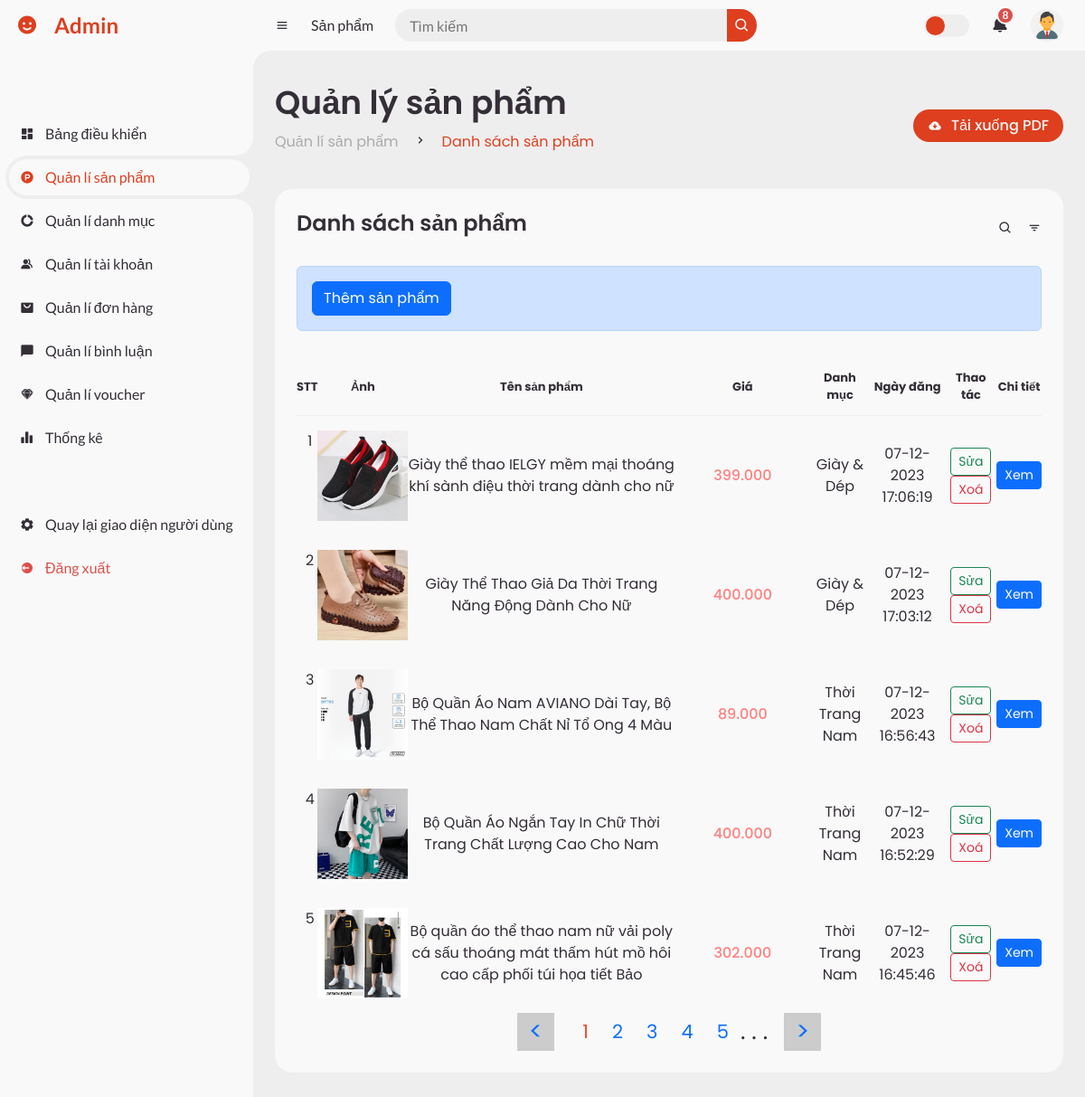
The page /admin/index.php?action=listProduct (signed in) on the database its author committed.
### tables this page shows
CREATE TABLE `users` (
  `user_id` int(11) NOT NULL,
  `first_name` varchar(100) NOT NULL,
  `last_name` varchar(100) NOT NULL,
  `email` varchar(100) NOT NULL,
  `user_image` varchar(255) DEFAULT NULL,
  `password` varchar(100) NOT NULL,
  `phone` varchar(100) DEFAULT NULL,
  `date` date NOT NULL,
  `address` varchar(255) DEFAULT NULL,
  `gender` varchar(10) NOT NULL,
  `role` int(11) NOT NULL DEFAULT 0
);

CREATE TABLE `products` (
  `product_id` int(11) NOT NULL,
  `product_name` varchar(100) NOT NULL,
  `price` double(10,2) NOT NULL,
  `sale` double(10,2) DEFAULT NULL,
  `images` text DEFAULT NULL,
  `search_count` int(11) NOT NULL DEFAULT 0,
  `product_gender` varchar(20) DEFAULT NULL,
  `description` text NOT NULL,
  `create_at` timestamp NOT NULL DEFAULT current_timestamp(),
  `category_id` int(11) NOT NULL
);

CREATE TABLE `categories` (
  `category_id` int(11) NOT NULL,
  `category_name` varchar(100) NOT NULL,
  `image_cate` varchar(255) DEFAULT NULL,
  `status_category` varchar(20) NOT NULL DEFAULT 'show'
);

### models/PDO_admin.php (called while the page is built, shortened)
<?php
$conn = null;
try {
    $conn = new PDO('mysql:host=localhost;dbname=vanh-store', 'root', '', [
        PDO::ATTR_ERRMODE => PDO::ERRMODE_EXCEPTION,
        PDO::ATTR_DEFAULT_FETCH_MODE => PDO::FETCH_ASSOC
    ]);
} catch (PDOException $e) {
    echo 'Kết nối thất bại ' . $e->getMessage() . '<br>';
}
function getDataBy($table, $data)
{
    if($data==[]){
        $data=1;
    }else{
        foreach ($data as $key => $value) {
            $data[$key] = $key . "='" . $value . "'";
        }
    }
    $data = implode(" AND ", $data);
    $sql = "SELECT * FROM ${table} WHERE ${data}";
    return query($sql)->fetch();
}
function query($sql)
{
    global $conn;
    $stmt = $conn->prepare($sql);
    $stmt->execute();
    return $stmt;
}

### models/pdo.php (called while the page is built, shortened)
<?php
function pdo_get_connection(){
    $servername = "localhost";
    $username = "root";
    $password = "";
    try {
        $conn = new PDO("mysql:host=$servername;dbname=vanh-store", $username, $password);
        $conn->setAttribute(PDO::ATTR_ERRMODE, PDO::ERRMODE_EXCEPTION);
        return $conn;
    } catch(PDOException $e) {
        echo "Connection failed: " . $e->getMessage();
    }
}
function pdo_query($sql){
    $sql_args=array_slice(func_get_args(),1);
    try{
        $conn=pdo_get_connection();
        $stmt=$conn->prepare($sql);
        $stmt->execute($sql_args);
        $rows=$stmt->fetchAll();
        return $rows;
    }
    catch(PDOException $e){
        throw $e;
    }
    finally{
        unset($conn);
    }
}
?>

### models/adminModel/productModel.php (called while the page is built, shortened)
<?php
    function page_product() {
        $sql = "SELECT * FROM products WHERE 1 ORDER BY product_id DESC";
        $result = pdo_query($sql);
        return $result;
    }
    function listProduct($begin) {
        $sql = "SELECT
                    products.product_id,
                    products.product_name,
                    products.price,
                    products.sale,
                    products.images,
                    products.product_gender,
                    products.create_at,
                    products.category_id,
                    categories.category_id,
                    categories.category_name
                FROM
                    products
                INNER JOIN
                    categories ON products.category_id = categories.category_id WHERE 1 ORDER BY products.product_id DESC LIMIT $begin,5;
                ";
        $result = pdo_query($sql);
        return $result;
    }
?>

### admin/product/listProduct.php (the view, shortened to what this page needs)
<section id="content">
    <nav>
        <i class='bx bx-menu'></i>
        <a href="#" class="nav-link">Sản phẩm</a>
        <form action="#">
            <div class="form-input">
                <input type="search" placeholder="Tìm kiếm">
                <button type="submit" class="search-btn"><i class='bx bx-search'></i></button>
            </div>
        </form>
        <label for="switch-mode" class="switch-mode"></label>
        <a href="#" class="notification">
            <i class='bx bxs-bell'></i>
            <span class="num">8</span>
        </a>
        <a href="#" class="profile">
            <img src="../public/upload/image/user/<?= $user['user_image'] ?>">
        </a>
    </nav>
    <main>
        <div class="head-title">
            <div class="left">
                <h1>Quản lý sản phẩm</h1>
                <ul class="breadcrumb">
                    <li>
                        <a href="#">Quản lí sản phẩm</a>
                    </li>
                    <li><i class='bx bx-chevron-right'></i></li>
                    <li>
                        <a class="active" href="#">Danh sách sản phẩm</a>
                    </li>
                </ul>
            </div>
            <a href="#" class="btn-download">
                <i class='bx bxs-cloud-download'></i>
                <span class="text">Tải xuống PDF</span>
            </a>
        </div>
        <div class="table-data">
            <div class="order">
                <div class="head">
                    <h3>Danh sách sản phẩm</h3>
                    <i class='bx bx-search'></i>
                    <i class='bx bx-filter'></i>
                </div>
                <div class="alert alert-primary add__btn__click">
                    <a class="btn btn-primary w100hz" href="index.php?action=addProduct">Thêm sản phẩm</a>
                </div>
                <table class="tbl__tab">
                    <thead>
                        <tr class="tr_th">
                            <th>STT</th>
                            <th>Ảnh</th>
                            <th>Tên sản phẩm</th>
                            <th>Giá</th>
                            <th>Danh mục</th>
                            <th>Ngày đăng</th>
                            <th>Thao tác</th>
                            <th>Chi tiết</th>
                        </tr>
                    </thead>
                    <tbody>
                        <?php
                            foreach($listProduct as $keysanpham => $valueSanpham) {
                                ?>
                                    <tr class="tr_td">
                                        <td><?= $keysanpham + 1 ?></td>
                                        <td class="img__productadd">
                                            <img src="../public/upload/image/product/<?= explode(",", $valueSanpham['images'])[0] ?>" alt="">
                                        </td>
                                        <td class="name__product__admin"><?= $valueSanpham['product_name'] ?></td>
                                        <td class="name__product__admin" style="color: #ff8080;font-weight: 500;width: 150px!important;"><?= number_format($valueSanpham['price'], 0,",",".") ?></td>
                                        <td><?= $valueSanpham['category_name'] ?></td>
                                        <td><?= date("d-m-Y H:i:s", strtotime($valueSanpham['create_at'])) ?></td>
                                        <td>
                                            <a class="btn btn-outline-success btn-sm" href="index.php?action=editProduct&id_product=<?= $valueSanpham['product_id'] ?>">Sửa</a>
                                            <a class="btn btn-outline-danger btn-sm" data-bs-toggle="modal" data-bs-target="#exampleModal<?= $valueSanpham['product_id'] ?>">Xoá</a>
                                        </td>
                                        <td>
                                            <a class="btn btn-primary btn-sm" href="../index.php?action=chi-tiet-sanpham&detail_product=<?=$valueSanpham['product_id']?>">Xem</a>
                                        </td>
                                    </tr>
                                <?php
                            }
                        ?>
                    </tbody>
                </table>
                <div class="flex_page">
                    <a class="click_right" href="index.php?action=listProduct&product_page=<?= $product_page - 1 == 0 ? $product_page : $product_page - 1 ?>"><</a>
                    <?php
                        for ($i = 1; $i <= min(5, $countTrang); $i++) {
                            ?>
                                <a class="page__i" style="color: <?= $product_page == $i ? "#ee4d2d" : "" ?>;" href="index.php?action=listProduct&product_page=<?= $i ?>"><?= $i ?></a>
                            <?php
                        }
                        if($i > 5) {
                            ?>
                                <span style="font-size: 26px;">. . .</span>
                            <?php
                        }
                    ?>
                    <a class="click_left" href="index.php?action=listProduct&product_page=<?= $product_page + 1 <= $countTrang ? $product_page + 1 : $product_page ?>">></a>
                </div>
            </div>
        </div>
    </main>
</section>

### admin/partitions/header.php (shortened to what this page needs)
<!DOCTYPE html>
<html lang="en">
<head>
    <link rel="stylesheet" href="../public/css/bootstrap.css">
    <link href='https://unpkg.com/boxicons@2.0.9/css/boxicons.min.css' rel='stylesheet'>
    <link rel="stylesheet" href="../public/css/fontawesome.css">
    <link rel="stylesheet" href="../public/css/admin.css">
    <link rel="stylesheet" href="../public/css/adminDetail.css">
    <link rel="stylesheet" href="../css/loadding.css">
</head>
<body>

### admin/partitions/sideBar.php
<section id="sidebar" class="">
    <a href="#" class="brand logo__admin">
        <i class='bx bxs-smile'></i>
        <span class="text">Admin</span>
    </a>
    <ul style="padding-left: 0" class="side-menu top">
        <li class="<?=$action=='dashboard' ?'active':''?>">
            <a href="index.php?action=dashboard">
                <i class='bx bxs-dashboard' ></i>
                <span class="text">Bảng điều khiển</span>
            </a>
        </li>
        <li class="<?=$action=='listProduct'|| $action=='addProduct' || $action=='editProduct' ?'active':''?>">
            <a href="index.php?action=listProduct">
                <i class='bx bxl-product-hunt'></i>
                <span class="text">Quản lí sản phẩm</span>
            </a>
        </li>
        <li class="<?=$action=='listCategory' || $action=='addCategory' || $action=='editCategory' ?'active':''?>">
            <a href="index.php?action=listCategory">
                <i class='bx bxs-doughnut-chart'></i>
                <span class="text">Quản lí danh mục</span>
            </a>
        </li>
        <li class="<?=$action=='listCustomer' || $action=='addCustomer' || $action=='editCustomer' ?'active':''?>">
            <a href="index.php?action=listCustomer">
                <i class='bx bxs-group' ></i>
                <span class="text">Quản lí tài khoản</span>
            </a>
        </li>
        <li class="<?=$action=='listOrder' || $action=='listOrder_detail' ?'active':''?>">
            <a href="index.php?action=listOrder">
                <i class='bx bxs-shopping-bag-alt'></i>
                <span class="text">Quản lí đơn hàng</span>
            </a>
        </li>
        <li class="<?=$action=='listComment' || $action == 'listComment_statistical' ?'active':''?>">
            <a href="index.php?action=listComment_statistical">
                <i class='bx bxs-comment'></i>
                <span class="text">Quản lí bình luận</span>
            </a>
        </li>
        <li class="<?=$action=='listVoucher' || $action=='addVoucher' || $action=='editVoucher' ?'active':''?>">
            <a href="index.php?action=listVoucher">
                <i class='bx bxl-sketch'></i>
                <span class="text">Quản lí voucher</span>
            </a>
        </li>
        <li class="<?=$action=='statistical'?'active':''?>">
            <a href="index.php?action=statistical">
                <i class='bx bxs-bar-chart-alt-2'></i>
                <span class="text">Thống kê</span>
            </a>
        </li>
    </ul>
    <ul class="side-menu px-0">
        <li>
            <a href="../index.php">
                <i class='bx bxs-cog' ></i>
                <span class="text">Quay lại giao diện người dùng</span>
            </a>
        </li>
        <li>
            <a href="../index.php?action=logout" class="logout">
                <i class='bx bxs-log-out-circle' ></i>
                <span class="text">Đăng xuất</span>
            </a>
        </li>
    </ul>
</section>

### admin/index.php (shortened to what this page needs)
<?php
include '../models/pdo.php';
include '../models/PDO_admin.php';
include '../models/adminModel/productModel.php';
$action = $_GET['action'] ?? 'dashboard';
include 'partitions/header.php';
include 'partitions/sideBar.php';
$userID = $_SESSION['user_id'] ?? 0;
$user = getDataBy('users',['user_id'=>$userID]);
switch ($action) {
    case 'listProduct':
        if(isset($_GET['product_page']) && ($_GET['product_page'] > 0)) {
            $product_page = $_GET['product_page'];
        } else {
            $product_page = 1;
        }
        if($product_page == "" || $product_page == 1) {
            $begin = 0;
        } else {
            $begin = ($product_page - 1) * 5;
        }
        $listPageProduct = page_product();
        $listProduct = listProduct($begin);
        $count = count($listPageProduct);
        $countTrang = ceil($count / 5);
        include 'product/listProduct.php';
        break;
}
include 'partitions/footer.php';

### admin/partitions/footer.php (shortened to what this page needs)
</body>
</html>

### public/css/adminDetail.css (style rules this page uses)
:root { --nc-cl-hd: #cc3b1e; --nc-cl-hd2-dost: #dd3f1f; --nc-bg-bd: #ee4d2d; }
.img__productadd img { width: 100px !important; height: 100px !important; border-radius: 0 !important; }
.add__btn__click { margin-bottom: 42px !important; }
.logo__admin { color: var(--nc-cl-hd2-dost) !important; }
#content nav form .form-input button { background-color: var(--nc-cl-hd2-dost); }
#content nav .switch-mode::before { background-color: var(--nc-cl-hd2-dost); }
#content main .head-title .left .breadcrumb li a.active { color: var(--nc-cl-hd2-dost) !important; }
#content main .head-title .btn-download { background-color: var(--nc-cl-hd2-dost); }
#sidebar .side-menu.top li.active a { color: var(--nc-cl-hd2-dost) !important; }
.tr_th th { text-align: center !important; }
.tr_td td { text-align: center !important; }
#content main .table-data .order table tr td:first-child { display: block; align-items: center; grid-gap: 12px; padding-left: 6px; }
.name__product__admin { width: 295px !important; }

### rows shown on the page
users: user_image (picture)
products: shows a picture, product_name "Giày thể thao IELGY mềm mại thoáng khí sành điệu thời trang dành cho nữ", price "399.000", category.category_name "Giày & Dép", create_at "07-12-2023 17:06:19"
products: shows a picture, product_name "Giày Thể Thao Giả Da Thời Trang Năng Động Dành Cho Nữ", price "400.000", category.category_name "Giày & Dép", create_at "07-12-2023 17:03:12"
products: shows a picture, product_name "Bộ Quần Áo Nam AVIANO Dài Tay, Bộ Thể Thao Nam Chất Nỉ Tổ Ong 4 Màu", price "89.000", category.category_name "Thời Trang Nam", create_at "07-12-2023 16:56:43"
products: shows a picture, product_name "Bộ Quần Áo Ngắn Tay In Chữ Thời Trang Chất Lượng Cao Cho Nam", price "400.000", category.category_name "Thời Trang Nam", create_at "07-12-2023 16:52:29"
products: shows a picture, product_name "Bộ quần áo thể thao nam nữ vải poly cá sấu thoáng mát thấm hút mồ hôi cao cấp phối túi họa tiết Bảo", price "302.000", category.category_name "Thời Trang Nam", create_at "07-12-2023 16:45:46"
